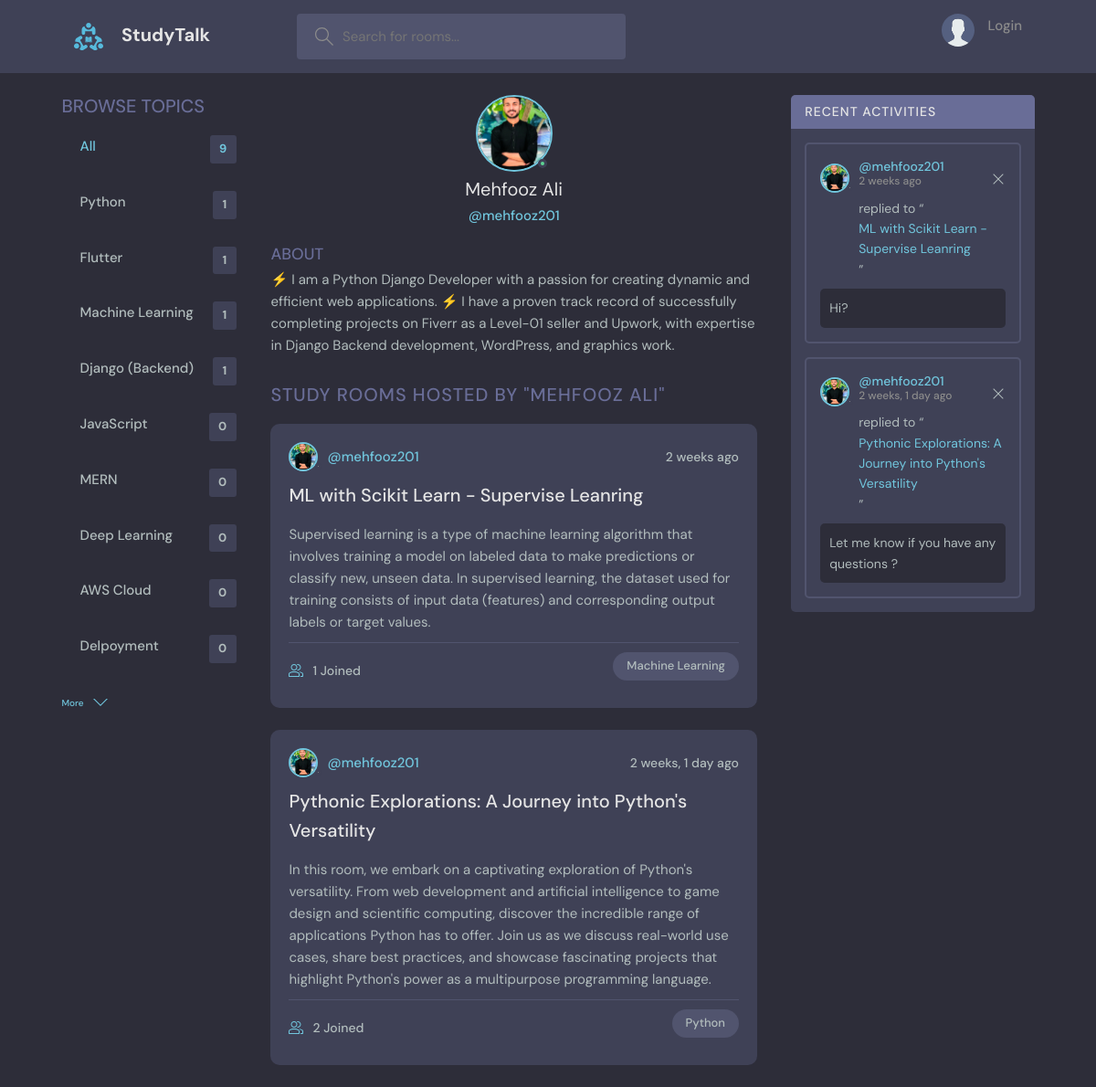
The app's page /profile/2/ with its own data.
### base/models.py (models this page shows, shortened)
class Topic(models.Model):
    name = models.CharField(max_length=200)

class User(AbstractUser):
    name = models.CharField(max_length=200, null=True)
    email = models.EmailField(unique=True, null=True)
    bio = models.TextField(null=True)
    avatar = models.ImageField(null=True, default='avatar.svg')
    REQUIRED_FIELDS = []

class Room(models.Model):
    host = models.ForeignKey(User, on_delete=models.SET_NULL, null=True)
    topic = models.ForeignKey(Topic, on_delete=models.SET_NULL, null=True)
    name = models.CharField(max_length=200)
    description = models.TextField(null=True, blank=True)
    participants = models.ManyToManyField(User, related_name='participants', blank=True)
    updated = models.DateTimeField(auto_now=True)
    created = models.DateTimeField(auto_now_add=True)
    class Meta:
        ordering = ['-updated', '-created']
    def __str__(self):
        return self.name

class Message(models.Model):
    user = models.ForeignKey(User, on_delete=models.CASCADE)
    room = models.ForeignKey(Room, on_delete=models.CASCADE)
    body = models.TextField()
    updated = models.DateTimeField(auto_now=True)
    created = models.DateTimeField(auto_now_add=True)
    class Meta:
        ordering = ['-updated', '-created']

### base/views.py (the view)
# urls.py: path('profile/<int:pk>/', views.userProfile, name='user-profile'),
def userProfile(request, pk):
    user = User.objects.get(id=pk)
    rooms = user.room_set.all()
    room_messages = user.message_set.all()
    topics = Topic.objects.all()
    context = {
        'user':user,
        'rooms':rooms,
        'room_messages': room_messages,
        'topics':topics
    }
    return render(request, 'base/profile.html', context)

### base/templates/base/profile.html (shortened to what this page needs)
{% extends 'base/main.html' %}
{% block content %}
<body>
    <main class="profile-page layout layout--3">
      <div class="container">
        {% include "base/topic_components.html" %}
        <div class="roomList">
          <div class="profile">
            <div class="profile__avatar">
              <div class="avatar avatar--large active">
                <img src="{{user.avatar.url}}" />
              </div>
            </div>
            <div class="profile__info">
              <h3>{{user.name}}</h3>
              <p>@{{user.username}}</p>
            </div>
            <div class="profile__about">
              <h3>About</h3>
              <p>
                {{user.bio}}
              </p>
            </div>
          </div>
          <div class="roomList__header">
            <div>
              <h2>Study Rooms Hosted by "{{user.name}}"</a>
              </h2>
            </div>
          </div>
          {% include "base/feed_components.html" %}
        </div>
        {% include "base/activity_components.html" %}
      </div>
    </main>
  </body>
{% endblock content %}

### base/templates/base/topic_components.html
<div class="topics">
  <div class="topics__header">
    <h2>Browse Topics</h2>
  </div>
  <ul class="topics__list">
    <li>
      <a href="{% url 'home' %}" class="active">All <span>{{topics.count}}</span></a>
    </li>
    {% for topic in topics %}
      <li>
        <a href="{% url 'home' %}?q={{topic.name}}">{{topic.name}} <span>{{topic.room_set.all.count}}</span></a>
      </li>
    {% endfor %}
  </ul>
  <a class="btn btn--link" href="{% url 'topics' %}">
    More
    <svg version="1.1" xmlns="http://www.w3.org/2000/svg" width="32" height="32" viewBox="0 0 32 32">
      <title>chevron-down</title>
      <path d="M16 21l-13-13h-3l16 16 16-16h-3l-13 13z"></path>
    </svg>
  </a>
</div>

### base/templates/base/feed_components.html (shortened to what this page needs)
{% load static %}
{% for room in rooms %}
    <div class="roomListRoom">
        <div class="roomListRoom__header">
        <a href="{% url 'user-profile' room.host.id %}" class="roomListRoom__author">
            <div class="avatar avatar--small">
            <img src="{{room.host.avatar.url}}" />
            </div>
            <span>@{{room.host.username}}</span>
        </a>
        <div class="roomListRoom__actions">
            <span>{{room.created|timesince}} ago</span>
        </div>
        </div>
        <div class="roomListRoom__content">
        <a href="{% url 'room' room.id %}">{{room.name}}</a>
        <p>
            {{room.description}}
        </p>
        </div>
        <div class="roomListRoom__meta">
        <a href="{% url 'room' room.id %}" class="roomListRoom__joined">
            {{room.participants.all.count}} Joined
        </a>
        <p class="roomListRoom__topic">{{room.topic.name}}</p>
        </div>
    </div>
{% endfor %}

### base/templates/base/activity_components.html
{% load static %}
<div class="activities">
    <div class="activities__header">
      <h2>Recent Activities</h2>
    </div>
    {% for message in room_messages %}
        <div class="activities__box">
        <div class="activities__boxHeader roomListRoom__header">
            <a href="{% url 'user-profile' message.user.id %}" class="roomListRoom__author">
            <div class="avatar avatar--small">
                <img src="{{message.user.avatar.url}}" />
            </div>
            <p>
                @{{message.user}}
                <span>{{message.created|timesince}} ago</span>
            </p>
            </a>
            <div class="roomListRoom__actions">
            <a href="{% url 'delete-message' message.id %}">
                <svg version="1.1" xmlns="http://www.w3.org/2000/svg" width="32" height="32" viewBox="0 0 32 32">
                <title>remove</title>
                <path
                    d="M27.314 6.019l-1.333-1.333-9.98 9.981-9.981-9.981-1.333 1.333 9.981 9.981-9.981 9.98 1.333 1.333 9.981-9.98 9.98 9.98 1.333-1.333-9.98-9.98 9.98-9.981z"
                ></path>
                </svg>
            </a>
            </div>
        </div>
        <div class="activities__boxContent">
            <p>replied to “<a href="{% url 'room' message.room.id %}">{{message.room}}</a>”</p>
            <div class="activities__boxRoomContent">
            {{message.body}}
            </div>
        </div>
        </div>
    {% endfor %}
  </div>

### records on screen
Topic: name "Python", room_set.all.count "1"
Topic: name "Flutter", room_set.all.count "1"
Topic: name "Machine Learning", room_set.all.count "1"
Topic: name "Django (Backend)", room_set.all.count "1"
Topic: name "JavaScript", room_set.all.count "0"
Topic: name "MERN", room_set.all.count "0"
Topic: name "Deep Learning", room_set.all.count "0"
Topic: name "AWS Cloud", room_set.all.count "0"
Topic: name "Delpoyment", room_set.all.count "0"
User: avatar (picture), name "Mehfooz Ali", username "mehfooz201", bio "⚡ I am a Python Django Developer with a passion for creating dynamic and efficient web applications. ⚡ I have a proven track record of successfully completing projects on Fiverr as a Level-01 seller and Upwork, with expertise in Django Backend development, WordPress, and graphics work.", name "MEHFOOZ ALI"
Room: host.avatar (picture), host.username "mehfooz201", created "2 weeks", name "ML with Scikit Learn - Supervise Leanring", description "Supervised learning is a type of machine learning algorithm that involves training a model on labeled data to make predictions or classify new, unseen data. In supervised learning, the dataset used for training consists of input data (features) and corresponding output labels or target values.", participants.all.count "1", topic.name "Machine Learning"
Room: host.avatar (picture), host.username "mehfooz201", created "2 weeks, 1 day", name "Pythonic Explorations: A Journey into Python's Versatility", description "In this room, we embark on a captivating exploration of Python's versatility. From web development and artificial intelligence to game design and scientific computing, discover the incredible range of applications Python has to offer. Join us as we discuss real-world use cases, share best practices, and showcase fascinating projects that highlight Python's power as a multipurpose programming language.", participants.all.count "2", topic.name "Python"
Message: user.avatar (picture), user "mehfooz201", created "2 weeks", room "ML with Scikit Learn - Supervise Leanring", body "Hi?"
Message: user.avatar (picture), user "mehfooz201", created "2 weeks, 1 day", room "Pythonic Explorations: A Journey into Python's Versatility", body "Let me know if you have any questions ?"

### other values on screen
{{ topics.count }} "9"
